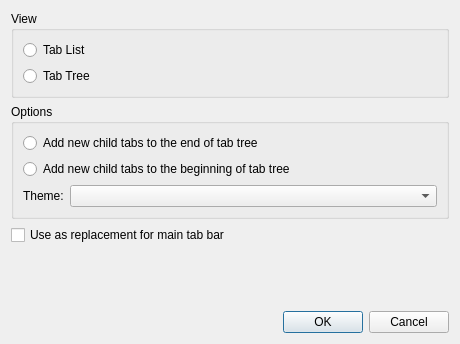
<?xml version="1.0" encoding="UTF-8"?>
<ui version="4.0">
 <class>VerticalTabsSettings</class>
 <widget class="QDialog" name="VerticalTabsSettings">
  <property name="geometry">
   <rect>
    <x>0</x>
    <y>0</y>
    <width>460</width>
    <height>344</height>
   </rect>
  </property>
  <property name="windowTitle">
   <string>Vertical Tabs Settings</string>
  </property>
  <layout class="QVBoxLayout" name="verticalLayout_2">
   <item>
    <widget class="QGroupBox" name="groupBox">
     <property name="title">
      <string>View</string>
     </property>
     <layout class="QVBoxLayout" name="verticalLayout">
      <item>
       <widget class="QRadioButton" name="tabListView">
        <property name="text">
         <string>Tab List</string>
        </property>
       </widget>
      </item>
      <item>
       <widget class="QRadioButton" name="tabTreeView">
        <property name="text">
         <string>Tab Tree</string>
        </property>
       </widget>
      </item>
     </layout>
    </widget>
   </item>
   <item>
    <widget class="QGroupBox" name="groupBox_2">
     <property name="title">
      <string>Options</string>
     </property>
     <layout class="QFormLayout" name="formLayout">
      <item row="0" column="0" colspan="2">
       <widget class="QRadioButton" name="appendChild">
        <property name="text">
         <string>Add new child tabs to the end of tab tree</string>
        </property>
       </widget>
      </item>
      <item row="1" column="0" colspan="2">
       <widget class="QRadioButton" name="prependChild">
        <property name="text">
         <string>Add new child tabs to the beginning of tab tree</string>
        </property>
       </widget>
      </item>
      <item row="2" column="0">
       <widget class="QLabel" name="label">
        <property name="text">
         <string>Theme:</string>
        </property>
       </widget>
      </item>
      <item row="2" column="1">
       <widget class="QComboBox" name="theme"/>
      </item>
     </layout>
    </widget>
   </item>
   <item>
    <widget class="QCheckBox" name="replaceTabBar">
     <property name="text">
      <string>Use as replacement for main tab bar</string>
     </property>
    </widget>
   </item>
   <item>
    <spacer name="verticalSpacer">
     <property name="orientation">
      <enum>Qt::Vertical</enum>
     </property>
     <property name="sizeHint" stdset="0">
      <size>
       <width>20</width>
       <height>40</height>
      </size>
     </property>
    </spacer>
   </item>
   <item>
    <widget class="QDialogButtonBox" name="buttonBox">
     <property name="orientation">
      <enum>Qt::Horizontal</enum>
     </property>
     <property name="standardButtons">
      <set>QDialogButtonBox::Cancel|QDialogButtonBox::Ok</set>
     </property>
    </widget>
   </item>
  </layout>
 </widget>
 <resources/>
 <connections/>
</ui>
